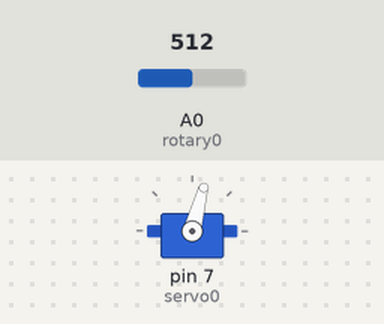
Simulated run of this sketch. Board: Arduino Uno, built with avr-gcc and run on an emulated ATmega328P. Parts: servo. The test bench sets the inputs (shaded band); at power-on: A0 (rotary0) = 512.

Above: at 1.2 s.
1.3 s: A0 (rotary0) set to 716
At 2.2 s:
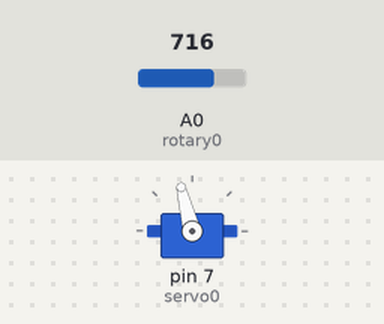
2.8 s: A0 (rotary0) set to 900
At 3.3 s:
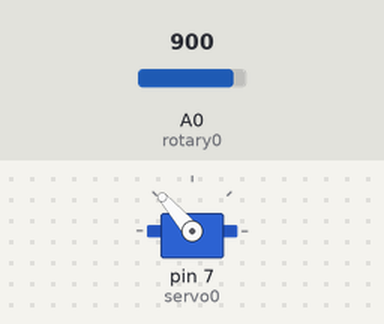
4.3 s: A0 (rotary0) set to 1023
At 5.5 s:
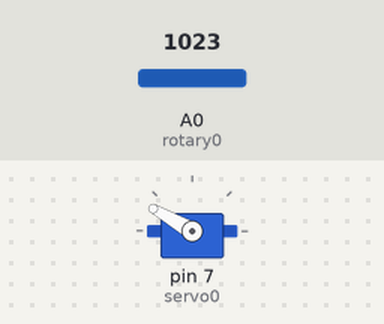
5.8 s: A0 (rotary0) set to 306
At 6.8 s:
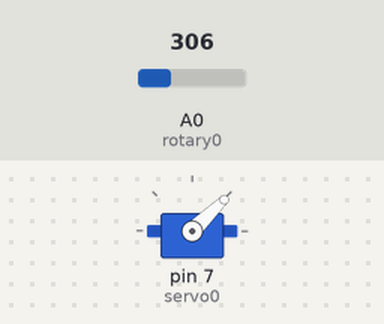
7.3 s: A0 (rotary0) set to 122
At 7.9 s:
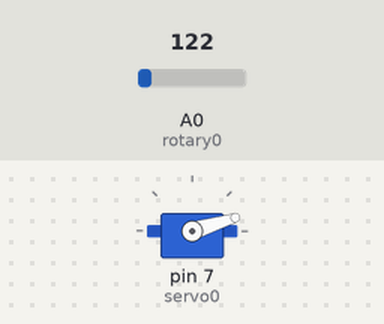
Timing chart, 0 to 9.8 s (numbered marks = the images above; inputs shaded):
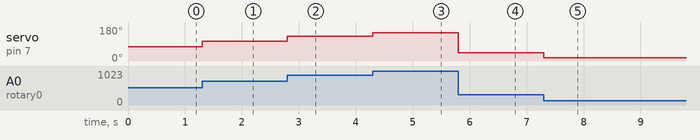

The sketch:

fan_0.ino
```cpp
#include <Servo.h>

// Define the pin numbers
const int rotary0 = A0;
// Define the pin for the servo
const int servo0 = 7;

int rotary1 = 0;

// Create a Servo object
Servo myServo;

void setup() {
  // put your setup code here, to run once:
  pinMode(rotary0, INPUT);
  // Attach the Servo object to pin 7
  myServo.attach(servo0);

}

void loop() {
  rotary1 = analogRead(rotary0);
  int servoAngle = map(rotary1, 0, 1023, 0, 150);
  myServo.write(servoAngle);
  //myServo.write(rotary1/6.5);
}
```

Measured:
- after the input at 1.3 s, servo on pin 7 (servo0): 75° → 104° at once
- after the input at 2.8 s, servo on pin 7 (servo0): 104° → 131° at once
- after the input at 4.3 s, servo on pin 7 (servo0): 131° → 150° at once
- after the input at 5.8 s, servo on pin 7 (servo0): 150° → 44° at once
- after the input at 7.3 s, servo on pin 7 (servo0): 44° → 17° at once
